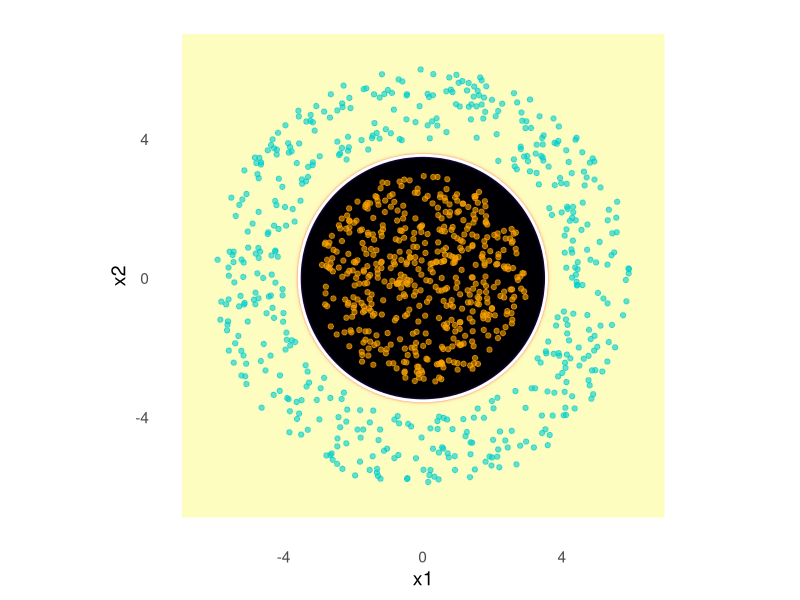

Write the R code that produced this figure.
# install.packages(c("ggplot2","viridis"))  # if needed
library(ggplot2)
library(viridis)

set.seed(42)

# 1. Simulate two rings for a strongly nonlinear boundary
n_per <- 500
# angles uniform
theta <- runif(2*n_per, 0, 2*pi)
# radii: half in inner circle (r<3), half in outer annulus (4<r<6)
r_inner <- sqrt(runif(n_per, 0, 3^2))
r_outer <- sqrt(runif(n_per, 4^2, 6^2))
r <- c(r_inner, r_outer)
x1 <- r * cos(theta)
x2 <- r * sin(theta)
y  <- factor(rep(c(0,1), each = n_per))

df <- data.frame(x1 = x1, x2 = x2, y = y)





# 2. Fit polynomial logistic regression (2nd-degree + interaction)
log_mod_nl <- glm(y ~ poly(x1, 2) + poly(x2, 2) + I(x1*x2),
                  family = binomial, data = df)

# 3. Create a fine grid
x1_seq <- seq(min(df$x1)-1, max(df$x1)+1, length.out = 300)
x2_seq <- seq(min(df$x2)-1, max(df$x2)+1, length.out = 300)
grid   <- expand.grid(x1 = x1_seq, x2 = x2_seq)

# 4. Predict probability on that grid
grid$prob <- predict(log_mod_nl, newdata = grid, type = "response")

# 5. Plot
ggplot() +
  # background probability heatmap
  geom_raster(data = grid, aes(x = x1, y = x2, fill = prob), interpolate = TRUE) +
  # decision contour at p = 0.5
  geom_contour(data = grid, aes(x = x1, y = x2, z = prob),
               breaks = 0.5, color = "white", linewidth = 1) +
  # raw data points
  geom_point(data = df, aes(x = x1, y = x2, color = y), size = 1.5, alpha = 0.6) +
  # scales & theme
  scale_fill_viridis(name = "P(y = 1)", option = "magma") +
  scale_color_manual(values = c("orange","cyan3")) +
  coord_equal() +
  theme_minimal(base_size = 14) +
  labs(
    x        = "x1",
    y        = "x2"
  ) +
  theme(panel.grid = element_blank(),
        legend.position = "none")
